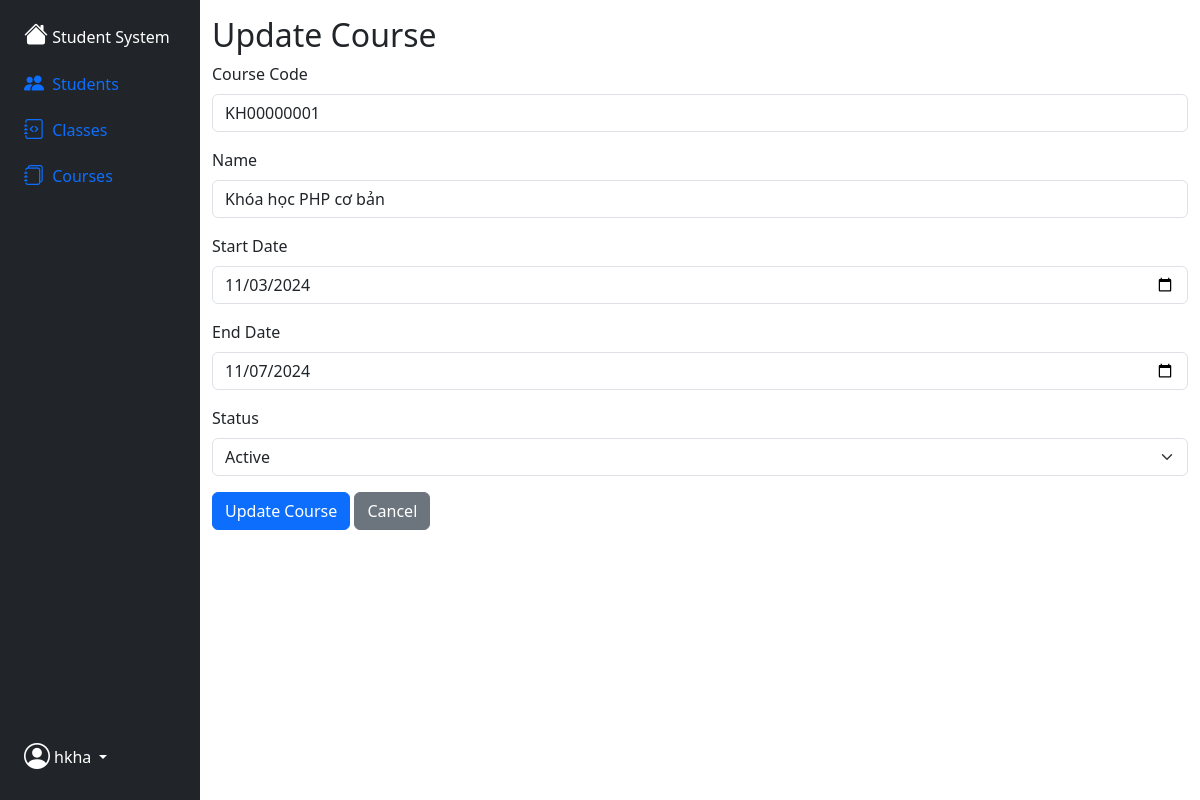
The app's page /php_mvc/index.php?controller=khoahoc&action=showUpdateKhoaHoc&id_khoa_hoc=1 with its own data.
### tables this page shows
CREATE TABLE `khoa_hoc` (
  `id_khoa_hoc` int NOT NULL,
  `ma_khoa_hoc` char(10) NOT NULL,
  `ten_khoa_hoc` varchar(100) NOT NULL,
  `ngay_bat_dau_kh` datetime DEFAULT NULL,
  `ngay_ket_thuc_kh` datetime DEFAULT NULL,
  `status_id` tinyint(1) DEFAULT NULL
);

### php_mvc/controllers/khoahoc_controller.php (called while the page is built, shortened)
<?php
require_once('models/khoahoc.php');
class KhoaHocController extends BaseController
{
    public function showUpdateKhoaHoc()
    {
        $khoahoc = KhoaHoc::find($_GET['id_khoa_hoc']);
        $data = $khoahoc;
        $this->render('update', $data);
    }
}

### php_mvc/routes.php (called while the page is built, shortened)
<?php
$controller = new $klass;
$controller->$action();

### php_mvc/index.php (called while the page is built, shortened)
<?php
require_once('routes.php');

### php_mvc/models/khoahoc.php (called while the page is built, shortened)
<?php
class KhoaHoc
{
    static $tableName = 'khoa_hoc';
    static function find($id_khoa_hoc)
    {
        $db = DB::getInstance();
        $sql = 'SELECT * FROM ' . self::$tableName . ' WHERE id_khoa_hoc = :id_khoa_hoc';
        $req = $db->prepare($sql);
        $req->setFetchMode(PDO::FETCH_ASSOC);
        $req->execute(array('id_khoa_hoc' => $id_khoa_hoc));
        $item = $req->fetch();
        if (isset($item['id_khoa_hoc'])) {
            return $item;
        }
        return null;
    }
}

### php_mvc/views/khoahoc/update.php (the view, shortened to what this page needs)
<h2>Update Course</h2>
<form action="index.php?controller=khoahoc&action=updateKhoaHoc" method="POST">
    <div class="mb-3">
        <label for="ma_khoa_hoc" class="form-label">Course Code</label>
        <input type="text" class="form-control" id="ma_khoa_hoc" name="ma_khoa_hoc" value="<?php echo $data['ma_khoa_hoc']; ?> " readonly>
    </div>
    <div class="mb-3">
        <label for="ten_khoa_hoc" class="form-label">Name</label>
        <input type="text" class="form-control" id="ten_khoa_hoc" name="ten_khoa_hoc" value="<?php echo $data['ten_khoa_hoc']; ?>" required>
    </div>
    <div class="mb-3">
        <label for="ngay_bat_dau_kh" class="form-label">Start Date</label>
        <input type="date" class="form-control" id="ngay_bat_dau_kh" name="ngay_bat_dau_kh" value="<?php echo date("Y-m-d", strtotime($data['ngay_bat_dau_kh'])) ?>" required>
    </div>
    <div class="mb-3">
        <label for="ngay_ket_thuc_kh" class="form-label">End Date</label>
        <input type="date" class="form-control" id="ngay_ket_thuc_kh" name="ngay_ket_thuc_kh" value="<?php echo date("Y-m-d", strtotime($data['ngay_ket_thuc_kh'])) ?>" required>
    </div>
    <div class="mb-3">
        <label for="status_id" class="form-label">Status</label>
        <select class="form-select" id="status_id" name="status_id">
            <option value="1" <?php echo $data['status_id'] == 1 ? 'selected' : ''; ?>>Active</option>
        </select>
    </div>
    <button type="submit" class="btn btn-primary">Update Course</button>
    <a href="index.php?controller=khoahoc&action=index" class="btn btn-secondary">Cancel</a>
</form>

### records on screen
khoa_hoc: ma_khoa_hoc "KH00000001", ten_khoa_hoc "Khóa học PHP cơ bản", ngay_bat_dau_kh "11/03/2024", ngay_ket_thuc_kh "11/07/2024", status_id "Active"
